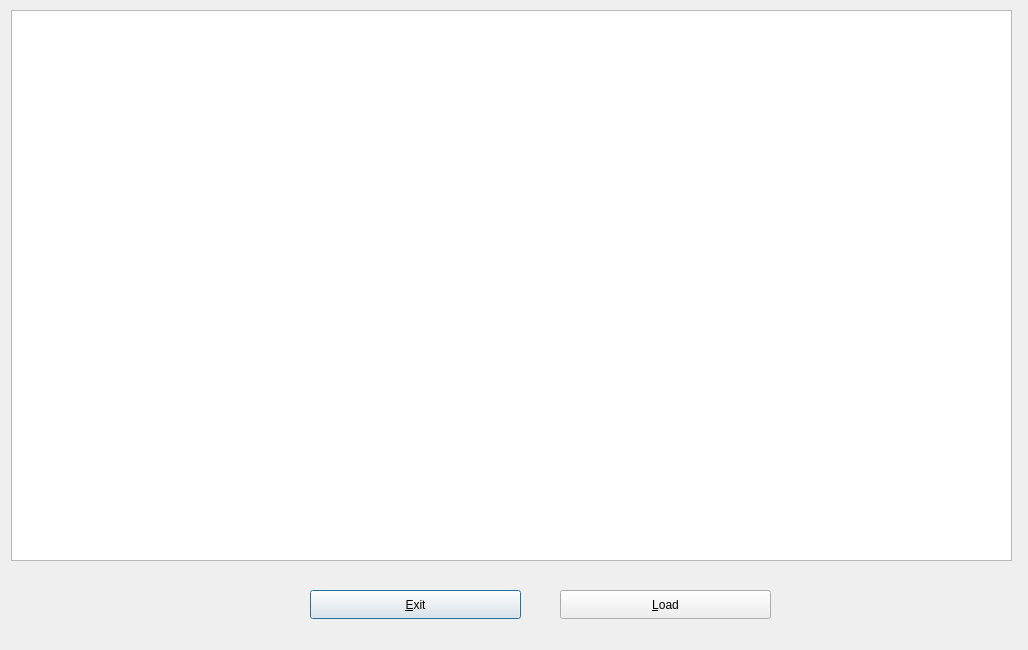
<?xml version="1.0" encoding="UTF-8"?>
<ui version="4.0">
 <class>Dialog</class>
 <widget class="QDialog" name="Dialog">
  <property name="geometry">
   <rect>
    <x>0</x>
    <y>0</y>
    <width>1028</width>
    <height>650</height>
   </rect>
  </property>
  <property name="minimumSize">
   <size>
    <width>1028</width>
    <height>650</height>
   </size>
  </property>
  <property name="maximumSize">
   <size>
    <width>1028</width>
    <height>650</height>
   </size>
  </property>
  <property name="windowTitle">
   <string>Table</string>
  </property>
  <widget class="QTableWidget" name="table">
   <property name="geometry">
    <rect>
     <x>11</x>
     <y>10</y>
     <width>1001</width>
     <height>551</height>
    </rect>
   </property>
  </widget>
  <widget class="QPushButton" name="btn_exit">
   <property name="geometry">
    <rect>
     <x>310</x>
     <y>590</y>
     <width>211</width>
     <height>29</height>
    </rect>
   </property>
   <property name="text">
    <string>&amp;Exit</string>
   </property>
  </widget>
  <widget class="QPushButton" name="btn_load">
   <property name="geometry">
    <rect>
     <x>560</x>
     <y>590</y>
     <width>211</width>
     <height>29</height>
    </rect>
   </property>
   <property name="text">
    <string>&amp;Load</string>
   </property>
  </widget>
 </widget>
 <resources/>
 <connections/>
</ui>
